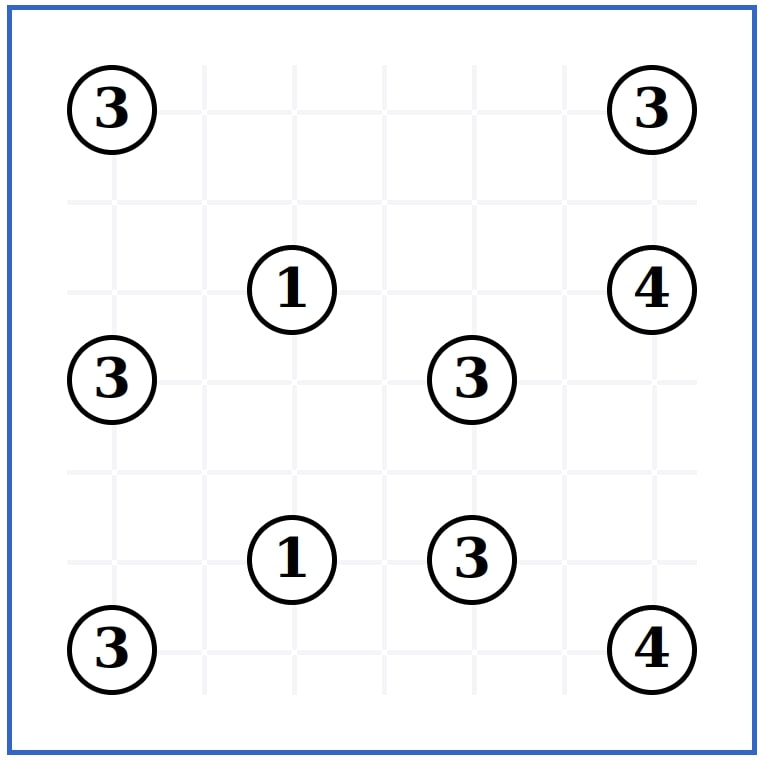
#> input picture src/tests/test_grids/grid0.jpg, 764 x 763 px
$ python -i grid_recognizer.py   (imports and definitions only)
#> lines starting #> are read from the running program, lines starting #| are printed output that depends on the picture; after the words box and inside, x2 and y2 are one past the last pixel; in counts of white or black regions, pixels touching at a corner belong together
#> further down, picture is the input picture: shape (763, 764, 3); mean B, G, R 244.1, 242.2, 240.8
### src/hashi_circle.py
"""
A class to represent recognized circles.

Attributes
----------
center_x : int
    The X coordinate of the circle center

center_y : int
    The Y coordinate of the circle center

radius : int
    The circle radius

position : (int, int)
    The position of the circle in the game grid (e.g: top left box is (0,0), the one at its right is (1, 0))
    (-1, -1) means that the position is unknown

image : cv2.image
    The image corresponding to the circle

Methodes
--------

is_betweenX : bool
Returns True if the circle center is between two given vertical lines

is_betweenY : bool
Returns True if the circle center is between two given horizontal lines

is_between : bool
Returns True if the circle center is contains in a box defined by two horizontal and two vertical lines

"""

class HashiCircle:
    def __init__(self, center_x, center_y, radius, grid_img):
        self.center_x = center_x
        self.center_y = center_y
        self.radius = radius
        self.position = (-1, -1)
        self.image = grid_img[center_y-radius:center_y+radius, center_x-radius:center_x+radius]

    def __str__(self):
        return "center_coords: {0}\nradius: {1}\nposition: {2}".format((self.center_x, self.center_y), self.radius, self.position)

    def is_betweenX(self, firstCoord, secondCoord):
        return firstCoord <= self.center_x  <= secondCoord

    def is_betweenY(self, firstCoord, secondCoord):
        return firstCoord <= self.center_y <= secondCoord

    def is_between(self, left, right, top, bot):
        return self.is_betweenX(left, right) and self.is_betweenY(top, bot)

### src/grid_recognizer.py
import cv2
import numpy as np
import hashi_circle as hc
import json
import hashitools as ht

class NoCircleException(Exception):
    pass

class UknwCircleCoordsException(Exception):
    # [4 lines left out: function __init__, not called in this run]

"""
A class to recognize and store a grid structure (without digit recognition)

Attributes
----------

circles : HashiCircle
    A list of recognized circles in the grid

Methods
-------

    detect_circles : bool
        Compute detected circles in the instance circles list.
        Returns true if cirlcles were detected, false otherwize

    crop_circle : cv2 image
        Crop the binary image to only keep circles inside the grid, set the instance top left / bottom right coordinates
"""
class Grid:
    def __init__(self, img, resize_width=1000):
        # Grid images
        self.binary_img = None
        self.blurred_img = None
        self.no_shadow_img = None
        self.cropped_img = None
        self.boxes_img = None
        self.bot_right = None
        self.top_left = None

        # Game dimensions
        self.width = None
        self.height = None

        # Grid preparation
        self.img = img
        self.__px_width = resize_width if resize_width <= 1280 else 1280
        self.__prepare_image()
        self.circles_img = cv2.cvtColor(self.binary_img.copy(),cv2.COLOR_GRAY2RGB)
        self.circles = []

        # JSON structure
        self.json = None

    def __prepare_image(self):
        self.img = cv2.resize(self.img, (self.__px_width, self.__px_width))
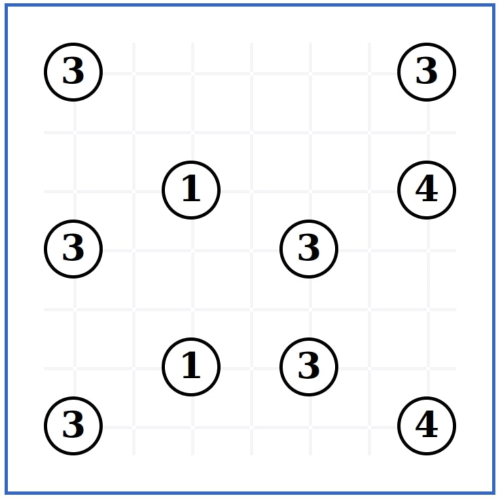
#> self.img: shape (1000, 1000, 3) (shown at 1/2 size); mean B, G, R 244.1, 242.2, 240.8
        self.binary_img = self.__compute_binary_img()
        self.blurred_img = cv2.medianBlur(self.binary_img, 1)


    def __compute_binary_img(self):
        # Get a grayscale copy of the image
        grayscale = cv2.cvtColor(self.img, cv2.COLOR_BGR2GRAY)
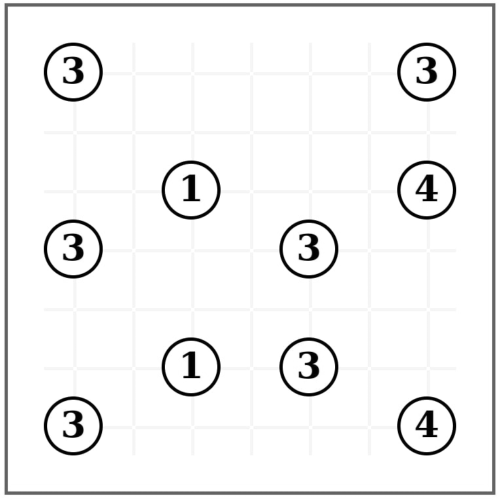
#> grayscale: shape (1000, 1000) (shown at 1/2 size); min 0, max 255, mean 242

        # Remove possible shadows from the grayscale image
        dilated_img = cv2.dilate(grayscale, np.ones((7,7), np.uint8))
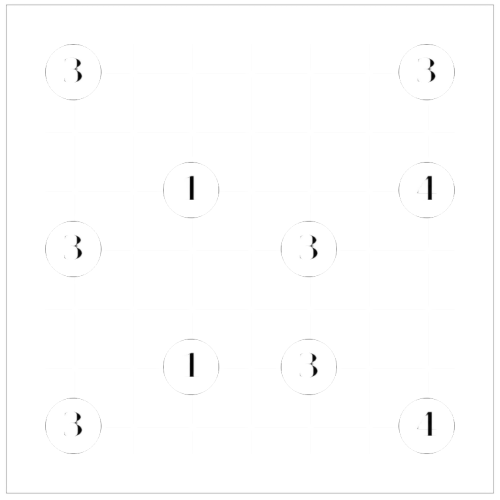
#> dilated_img: shape (1000, 1000) (shown at 1/2 size); min 1, max 255, mean 253.5
        bg_img = cv2.medianBlur(dilated_img, 21)
        diff_img = 255 - cv2.absdiff(grayscale, bg_img)
        self.no_shadow_img = diff_img
        # return the image with pixels set to black (0) or white (255)
        return cv2.threshold(diff_img, 0, 255, cv2.THRESH_OTSU + cv2.THRESH_BINARY)[1]
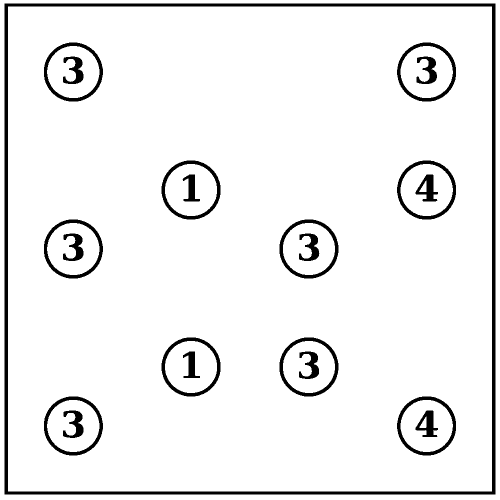
#> returned value: shape (1000, 1000) (shown at 1/2 size); 94% white; 21 black regions, largest, box (x1, y1, x2, y2) and area: (9, 7, 991, 989) 25364, (559, 675, 677, 793) 2464, (323, 675, 441, 793) 2459

    def detect_circles(self, minDist = 50, param1 = 50, param2 = 20, minRadius = 20, maxRadius = 70):
        # Empty circles list
#> called with minDist = 50, param1 = 50, param2 = 20, minRadius = 20, maxRadius = 70
        self.circles = []
        # Detect circles (center / radius)
        detected_circles = cv2.HoughCircles(self.blurred_img, cv2.HOUGH_GRADIENT, 1, minDist=minDist, param1=param1, param2=param2, minRadius=minRadius, maxRadius=maxRadius)
#> detected_circles = [[381.5, 379.5, 59.5], [146.5, 497.5, 52], [146.5, 143.5, 52], [146.5, 851.5, 52], [852.5, 851.5, 58.7], [617.5, 497.5, 52.5], [381.5, 733.5, 52.5], [617.5, 733.5, 52.5], [852.5, 379.5, 52.6], [853.5, 144.5, 58.3]]
        # Add circles to the list of circles
        if detected_circles is not None:
            detected_circles = np.uint16(np.around(detected_circles))
#> detected_circles = [[382, 380, 60], [146, 498, 52], [146, 144, 52], [146, 852, 52], [852, 852, 59], [618, 498, 52], [382, 734, 52], [618, 734, 52], [852, 380, 53], [854, 144, 58]]
            # Draw circles on the grid (optional)
            for i in detected_circles[0, :]:
                center = (i[0], i[1])
                # circle center
                cv2.circle(self.circles_img, center, 1, (0, 100, 100), 3)
                # circle outline
                radius = i[2]
                cv2.circle(self.circles_img, center, radius, (255, 0, 255), 3)
#> this loop made 10 passes
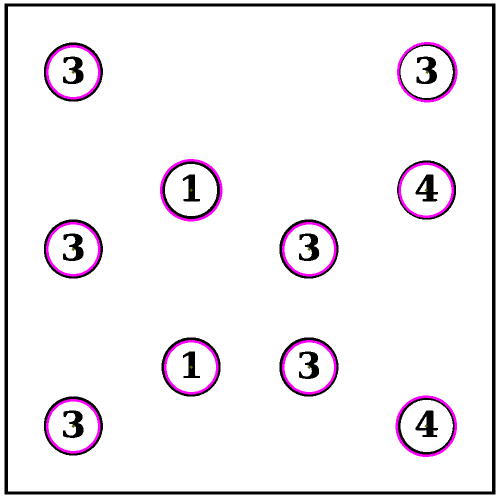
#> self.circles_img: shape (1000, 1000, 3) (shown at 1/2 size); mean B, G, R 241.8, 237.5, 241.8
            # Set the circle list
            for circle in detected_circles[0]:
                # Add circle to the circles list
                self.circles.append(hc.HashiCircle(circle[0], circle[1], circle[2], self.binary_img))
#> this loop made 10 passes
#> pass 1, in __init__, `self.image = grid_img[center_y-radius:center_y+radius, center_x-radius..`:
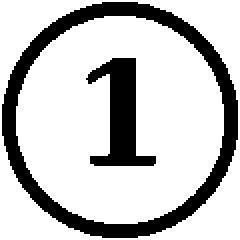
#> self.image: shape (120, 120) (shown 2 times larger); 77% white; 2 black regions, box (x1, y1, x2, y2) and area: (1, 1, 119, 119) 2453, (43, 29, 78, 83) 864
#> pass 3, in __init__ (call 3), `self.image = grid_img[center_y-radius:center_y+radius, center_x-radius..`:
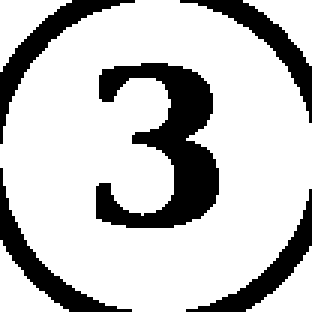
#> self.image: shape (104, 104) (shown 3 times larger); 77.3% white; 5 black regions, box (x1, y1, x2, y2) and area: (32, 21, 73, 76) 1089, (0, 0, 45, 48) 356, (0, 56, 44, 104) 356, (60, 0, 104, 41) 329, (62, 63, 104, 104) 324
#> after the loop, self.circles = 10 items

            return True
        return False


    # [125 lines left out: functions crop_on_circles, get_mean_circles_diameter, set_circles_coordinates, generate_json, save_images, not called in this run]

>>> import cv2
>>> picture = cv2.imread('tests/test_grids/grid0.jpg')
>>> result = Grid(picture).detect_circles()
#> result = True

$ run again, on src/tests/test_grids/grid1.jpg
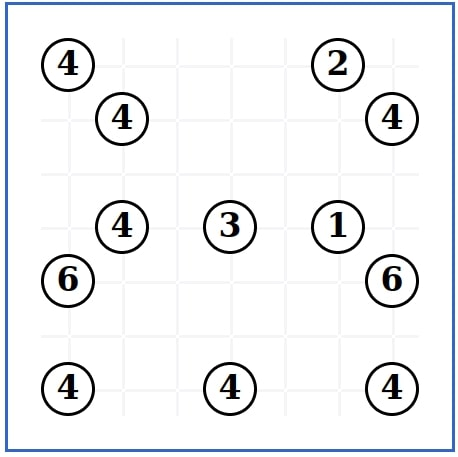
#> input picture src/tests/test_grids/grid1.jpg, 458 x 457 px
#> picture is the input picture: shape (457, 458, 3); mean B, G, R 241.6, 240.1, 238.8
#> in detect_circles, `detected_circles = cv2.HoughCircles(self.blurred_img, cv2.HOUGH_GRADIE..`: detected_circles = [[265.5, 259.5, 59.1], [855.5, 614.5, 59], [737.5, 496.5, 51.9], [737.5, 141.5, 59.8], [501.5, 496.5, 52], [147.5, 614.5, 59], [147.5, 141.5, 59], [265.5, 496.5, 51.9], [855.5, 259.5, 58.9], [147.5, 850.5, 51.7], [501.5, 850.5, 51.5], [855.5, 850.5, 51.5]]
#> in detect_circles, `detected_circles = np.uint16(np.around(detected_circles))`: detected_circles = [[266, 260, 59], [856, 614, 59], [738, 496, 52], [738, 142, 60], [502, 496, 52], [148, 614, 59], [148, 142, 59], [266, 496, 52], [856, 260, 59], [148, 850, 52], [502, 850, 52], [856, 850, 52]]
#> the loop in detect_circles, `for i in detected_circles[0, :]:` made 12 passes
#> after the loop in detect_circles, `for i in detected_circles[0, :]:`:
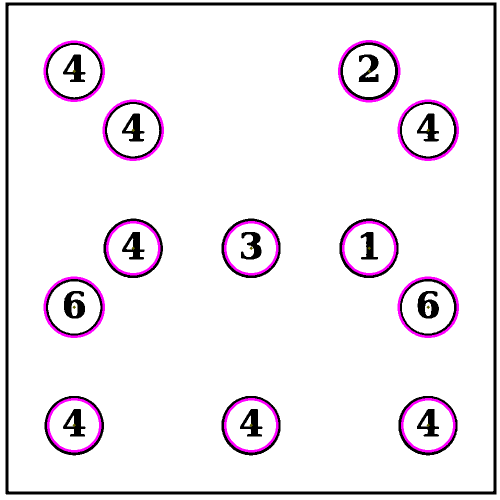
#> self.circles_img: shape (1000, 1000, 3) (shown at 1/2 size); mean B, G, R 240.2, 234.9, 240.2
#> the loop in detect_circles, `for circle in detected_circles[0]:` made 12 passes
#> pass 3, in __init__ (call 3), `self.image = grid_img[center_y-radius:center_y+radius, center_x-radius..`:
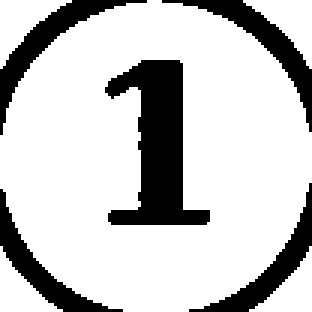
#> self.image: shape (104, 104) (shown 3 times larger); 78% white; 5 black regions, box (x1, y1, x2, y2) and area: (35, 20, 70, 75) 953, (54, 0, 104, 44) 378, (0, 0, 49, 45) 376, (63, 61, 104, 104) 339, (0, 63, 41, 104) 336
#> after the loop in detect_circles, `for circle in detected_circles[0]:`: self.circles = 12 items
#> result = True

$ run again, on src/tests/test_grids/grid2.jpg
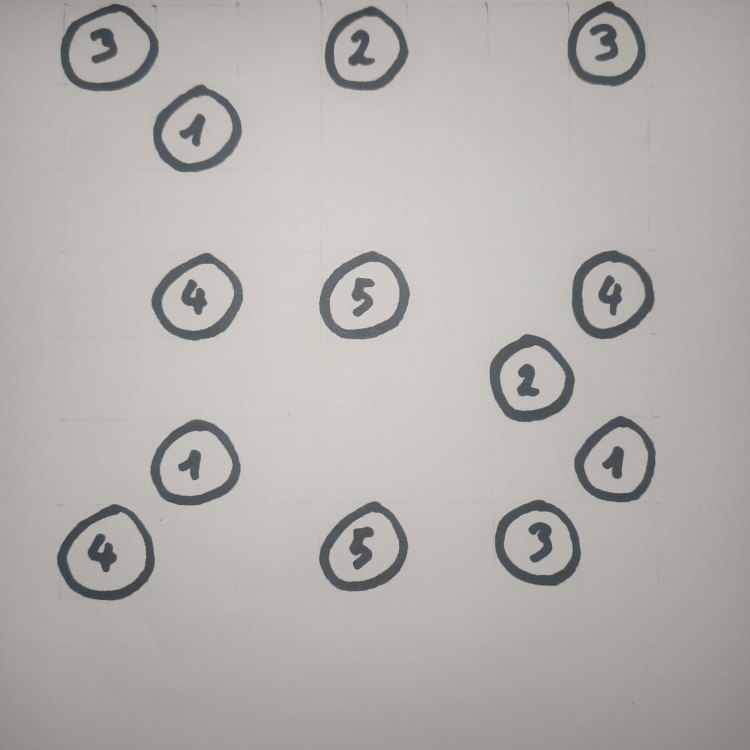
#> input picture src/tests/test_grids/grid2.jpg, 3000 x 3000 px (shown at 1/4 size)
#> picture is the input picture: shape (3000, 3000, 3); mean B, G, R 171.7, 175.8, 178.5
#> in detect_circles, `detected_circles = cv2.HoughCircles(self.blurred_img, cv2.HOUGH_GRADIE..`: detected_circles = 13 rows, first 8: [713.5, 721.5, 54.1], [808.5, 63.5, 52.7], [485.5, 393.5, 59.1], [146.5, 740.5, 59.4], [817.5, 389.5, 41.6], [256.5, 386.5, 53.4], [705.5, 506.5, 55.7], [486.5, 67.5, 52.8]
#> in detect_circles, `detected_circles = np.uint16(np.around(detected_circles))`: detected_circles = 13 rows, first 8: [714, 722, 54], [808, 64, 53], [486, 394, 59], [146, 740, 59], [818, 390, 42], [256, 386, 53], [706, 506, 56], [486, 68, 53]
#> the loop in detect_circles, `for i in detected_circles[0, :]:` made 13 passes
#> after the loop in detect_circles, `for i in detected_circles[0, :]:`:
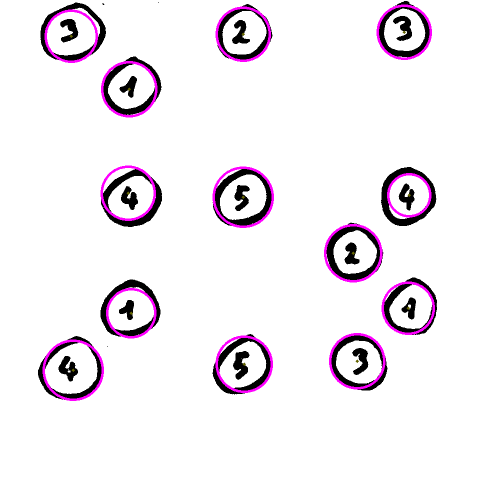
#> self.circles_img: shape (1000, 1000, 3) (shown at 1/2 size); mean B, G, R 241.9, 236.5, 242
#> the loop in detect_circles, `for circle in detected_circles[0]:` made 13 passes
#> pass 3, in __init__ (call 3), `self.image = grid_img[center_y-radius:center_y+radius, center_x-radius..`:
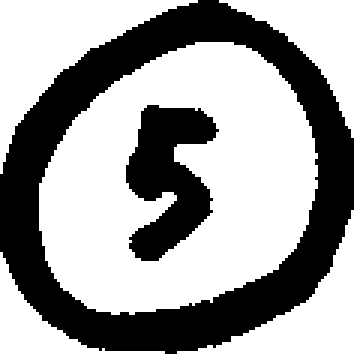
#> self.image: shape (118, 118) (shown 3 times larger); 62.6% white; 2 black regions, box (x1, y1, x2, y2) and area: (0, 0, 118, 118) 4254, (42, 35, 73, 87) 957
#> after the loop in detect_circles, `for circle in detected_circles[0]:`: self.circles = 13 items
#> result = True

$ run again, on src/tests/test_grids/grid3.jpg
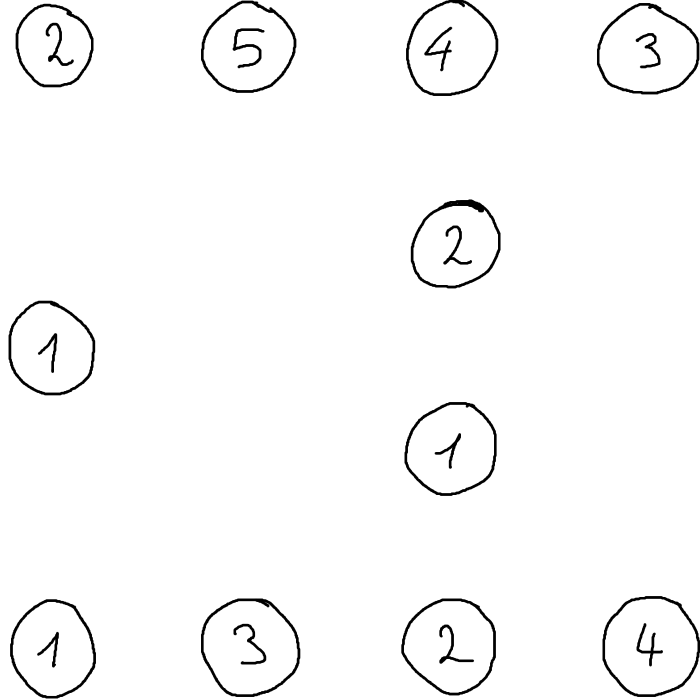
#> input picture src/tests/test_grids/grid3.jpg, 1400 x 1400 px (shown at 1/2 size)
#> picture is the input picture: shape (1400, 1400, 3); min 0, max 255, mean 249
#> in detect_circles, `detected_circles = cv2.HoughCircles(self.blurred_img, cv2.HOUGH_GRADIE..`: detected_circles = [[75.5, 499.5, 60.6], [642.5, 927.5, 66.1], [354.5, 67.5, 63.9], [354.5, 926.5, 68.3], [647.5, 65.5, 63.9], [930.5, 919.5, 69.4], [643.5, 646.5, 61.7], [80.5, 925.5, 67.2], [77.5, 66.5, 54.9], [930.5, 70.5, 63.9], [653.5, 345.5, 60.6]]
#> in detect_circles, `detected_circles = np.uint16(np.around(detected_circles))`: detected_circles = [[76, 500, 61], [642, 928, 66], [354, 68, 64], [354, 926, 68], [648, 66, 64], [930, 920, 69], [644, 646, 62], [80, 926, 67], [78, 66, 55], [930, 70, 64], [654, 346, 61]]
#> the loop in detect_circles, `for i in detected_circles[0, :]:` made 11 passes
#> the loop in detect_circles, `for circle in detected_circles[0]:` made 11 passes
#> pass 3, in __init__ (call 3), `self.image = grid_img[center_y-radius:center_y+radius, center_x-radius..`:
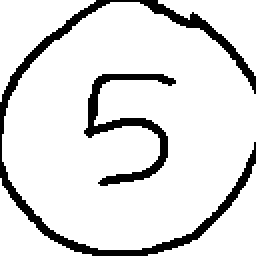
#> self.image: shape (128, 128) (shown 2 times larger); 87.9% white; 2 black regions, box (x1, y1, x2, y2) and area: (0, 0, 128, 128) 1382, (42, 37, 88, 93) 597
#> after the loop in detect_circles, `for circle in detected_circles[0]:`: self.circles = 11 items
#> result = True
